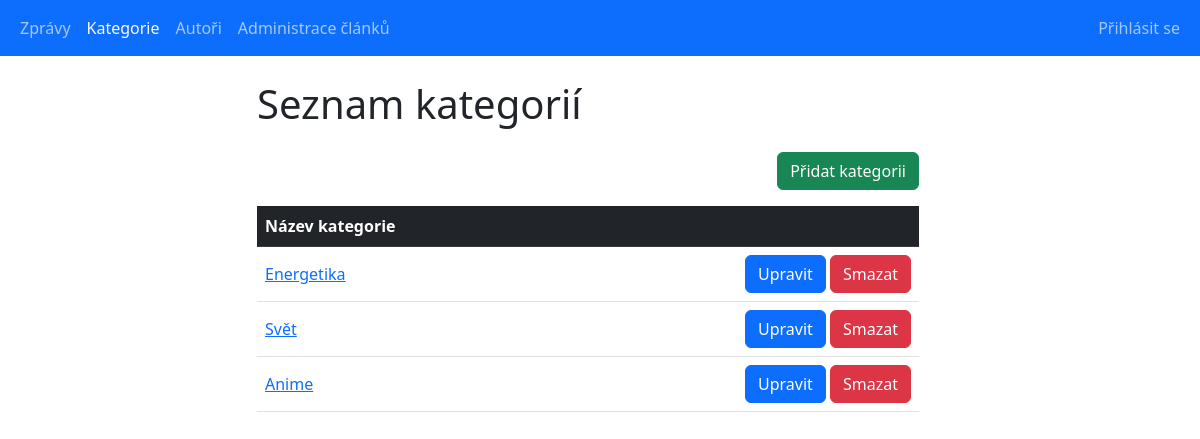
Page /main_projekt/categories_list.php on the earlier database version.
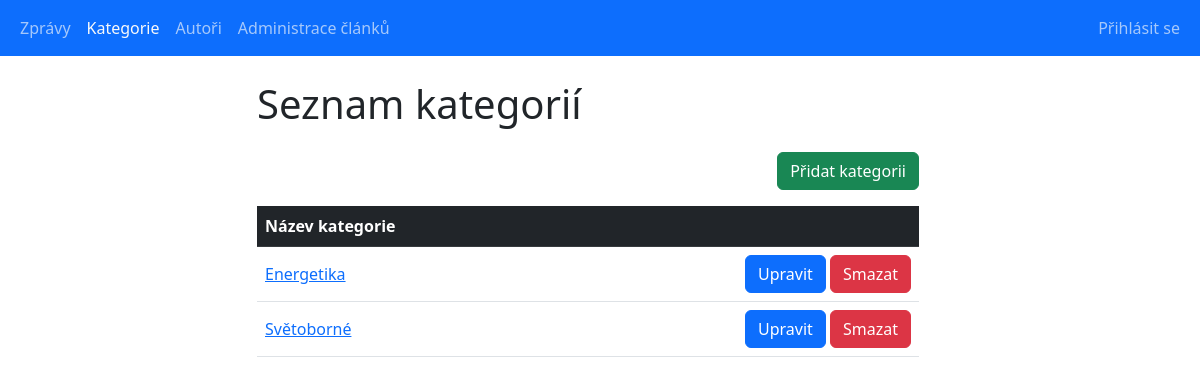
Same page on the later database version.
### tables this page shows
CREATE TABLE `categories` (
  `id` int(10) UNSIGNED NOT NULL,
  `category_name` varchar(50) NOT NULL
);

### main_projekt/classes/Database.php (called while the page is built, shortened)
<?php
class Database
{
    public function __construct()
    {
        $this->conn = new PDO(self::DSN, self::USERNAME, self::PASSWORD, [
            PDO::ATTR_ERRMODE => PDO::ERRMODE_EXCEPTION,
        ]);
        $this->conn->query('SET NAMES utf8');
    }
}

### main_projekt/categories_list.php (the view, shortened to what this page needs)
<?php
require_once 'classes/Database.php';
$db = new Database();
$sql = 'SELECT ctg.*, (select count(*) from articles where category_id = ctg.id) as articles_count from categories ctg';
$stmt = $db->conn->prepare($sql);
$stmt->execute();
$categories = $stmt->fetchAll(PDO::FETCH_ASSOC);
?>
<!doctype html>
<html lang="cs">
<head>
    <link rel="stylesheet" href="./bootstrap/css/bootstrap.min.css">
    <link rel="stylesheet" href="./styles/index.css">
</head>
<body>
<?php include_once 'reusable_components/navbar.php'; ?>
<div class="container-fluid row justify-content-center">
    <div class="col-sm-10 col-lg-7">
        <div class="mb-4">
            <h1>Seznam kategorií</h1>
        </div>
        <div class="mb-3 d-flex justify-content-end">
            <a href="categories_add.php" class="btn btn-success">Přidat kategorii</a>
        </div>
        <div>
            <table class="table align-middle table-responsive">
                <thead class="table-dark">
                <tr>
                    <th>Název kategorie</th>
                    <th></th>
                </tr>
                </thead>
                <tbody>
                <?php foreach($categories as $category): ?>
                    <tr>
                        <td>
                            <a href="categories_detail.php?id=<?= $category['id'] ?>">
                                <?= $category['category_name'] ?>
                            </a>
                        </td>
                        <td class="text-end">
                            <a href="categories_edit.php?id=<?= $category['id'] ?>" class="btn btn-primary">Upravit</a>
                            <a href="categories_delete.php?id=<?= $category['id'] ?>" class="btn btn-danger">Smazat</a>
                        </td>
                    </tr>
                <?php endforeach; ?>
                </tbody>
            </table>
        </div>
    </div>
</div>
</body>
</html>

Differences in the rows shown:
removed categories: category_name "Anime"
changed categories: category_name "Svět" → "Světoborné"
